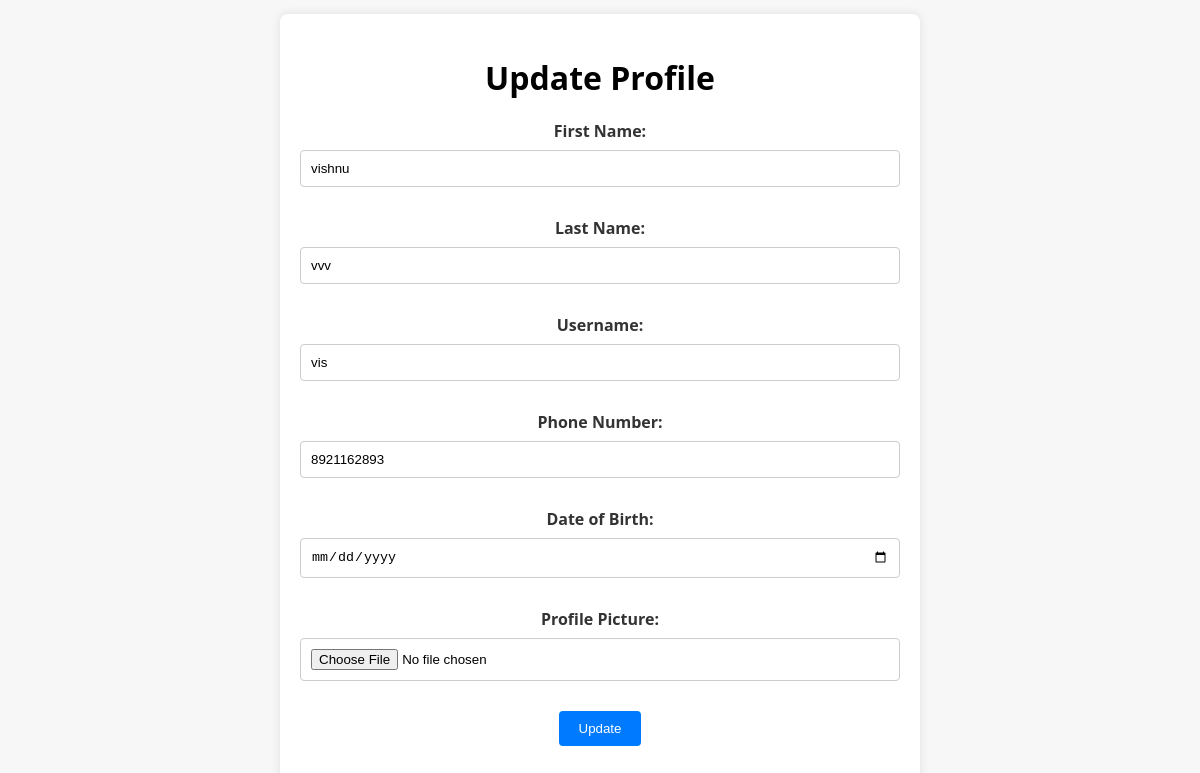
Screenshot of /update_profile/ (signed in) with the database file from the repository.
### app1/models.py (models this page shows)
class User(AbstractUser):
    class Role(models.TextChoices):
        ADMIN = "ADMIN", "Admin"
        THERAPIST = "THERAPIST", "Therapist"
        USER = "USER", "User"
    role = models.CharField(max_length=50, choices=Role.choices)
    phone_number = models.CharField(max_length=15, blank=True, null=True)
    dob = models.DateField(blank=True, null=True)
    location = models.CharField(max_length=255, blank=True, null=True)
    qualification = models.CharField(max_length=255, blank=True, null=True)
    description = models.TextField(blank=True, null=True)
    specialization = models.CharField(max_length=255, blank=True, null=True)
    is_approved = models.BooleanField(default=False)
    is_therapist = models.BooleanField(default=False)
    profile_picture = models.ImageField(upload_to='profile_pics/', blank=True, null=True)

### app1/views.py (the view, shortened to what this page needs)
# urls.py: path('update_profile/', views.update_profile, name='update_profile'),
@login_required
def update_profile(request):
    return render(request, 'update.html')

### templates/update.html (shortened to what this page needs)
<!DOCTYPE html>
<html lang="en">
<head>
</head>
<body>
    <div class="form-container">
        <h1>Update Profile</h1>
        <form method="post" action="{% url 'update_profile' %}" enctype="multipart/form-data">
            <div class="form-group">
                <label for="first_name">First Name:</label>
                <input type="text" id="first_name" name="first_name" value="{{ user.first_name }}" required>
            </div>
            <div class="form-group">
                <label for="last_name">Last Name:</label>
                <input type="text" id="last_name" name="last_name" value="{{ user.last_name }}" required>
            </div>
            <div class="form-group">
                <label for="username">Username:</label>
                <input type="text" id="username" name="username" value="{{ user.username }}" required>
            </div>
            <div class="form-group">
                <label for="phone_number">Phone Number:</label>
                <input type="text" id="phone_number" name="phone_number" value="{{ user.phone_number }}">
            </div>
            <div class="form-group">
                <label for="dob">Date of Birth:</label>
                <input type="date" id="dob" name="dob" value="{{ user.dob }}">
            </div>
            <div class="form-group">
                <label for="profile_picture">Profile Picture:</label>
                <input type="file" id="profile_picture" name="profile_picture">
            </div>
            <div class="form-group">
                <button type="submit">Update</button>
            </div>
        </form>
    </div>
</body>
</html>

### templates/update.html (style rules this page uses)
body { font-family: 'Segoe UI', Tahoma, Geneva, Verdana, sans-serif; background-color: #f7f7f7; margin: 0; padding: 0; display: flex; justify-content: center; align-items: center; height: 100vh; }
.form-container { background-color: #fff; border-radius: 8px; box-shadow: 0 0 10px rgba(0, 0, 0, 0.1); padding: 20px; width: 80%; max-width: 600px; text-align: center; }
.form-group { margin-bottom: 20px; }
label { display: block; margin-bottom: 8px; font-weight: bold; color: #333; }
input, textarea, select { width: 100%; padding: 10px; border: 1px solid #ccc; border-radius: 4px; box-sizing: border-box; margin-bottom: 10px; }
button { background-color: #007bff; color: #fff; padding: 10px 20px; border: none; border-radius: 4px; cursor: pointer; }

### rows the page displays
User: first_name "vishnu", last_name "vvv", username "vis", phone_number "8921162893"
